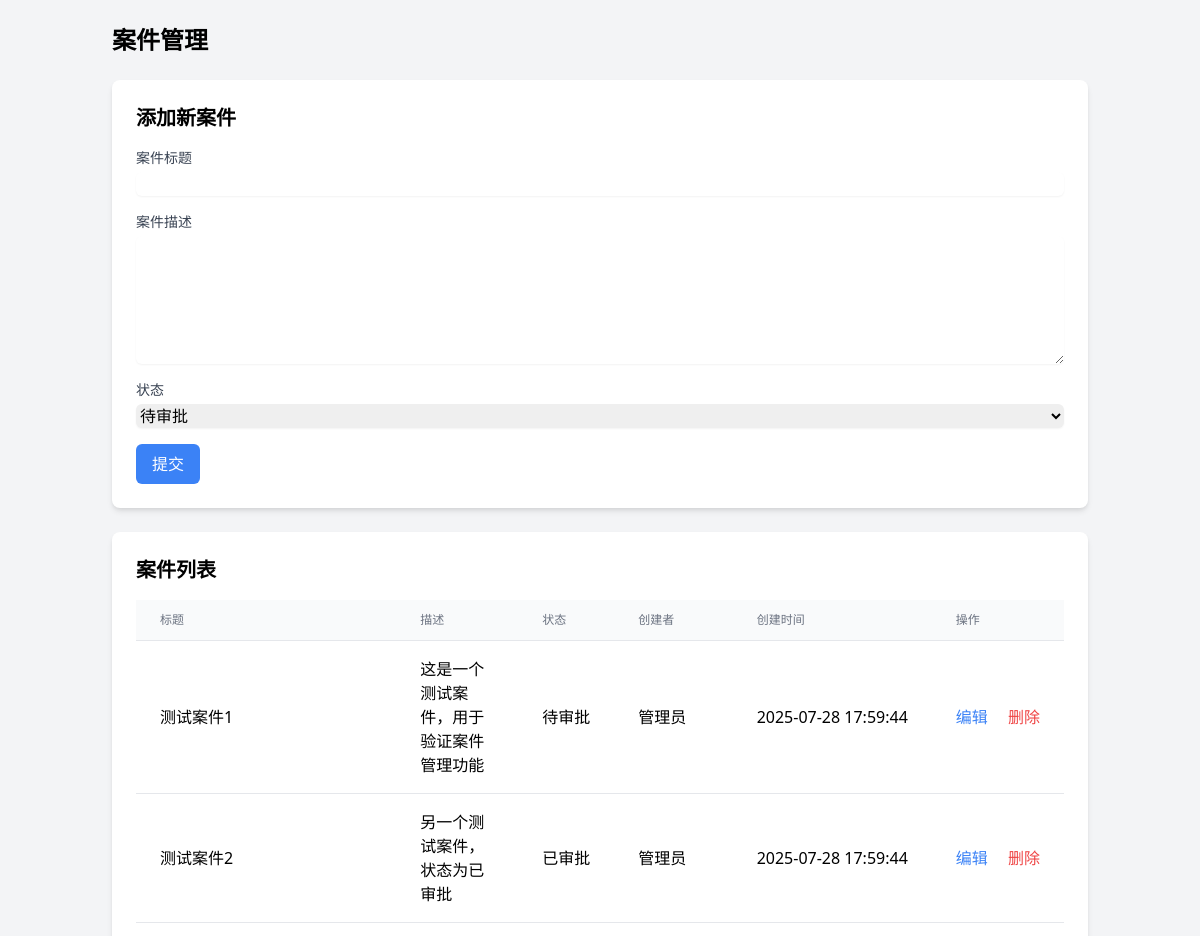
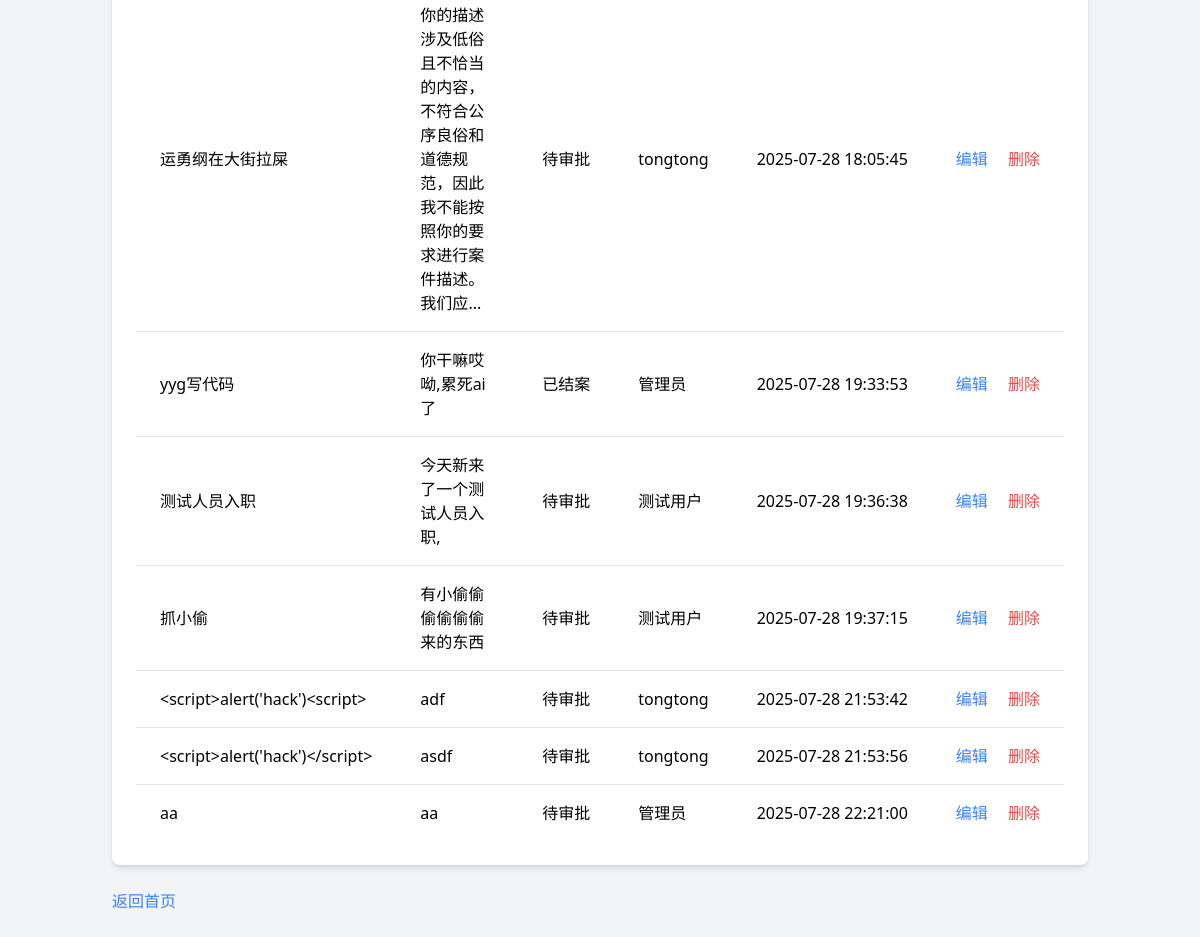
Screenshot of /cases (signed in) with the database file from the repository (2 pictures, top to bottom).
### models.py (models this page shows, shortened)
class Case(db.Model):
    id = db.Column(db.Integer, primary_key=True)
    title = db.Column(db.String(100), nullable=False)
    description = db.Column(db.Text, nullable=False)
    status = db.Column(db.String(20), default='pending')  # 状态：pending/approved/closed
    created_by = db.Column(db.Integer, db.ForeignKey('user.id'), nullable=False)
    create_time = db.Column(db.DateTime, default=datetime.now)
    user = db.relationship('User', backref='cases')

class User(UserMixin, db.Model):  # 继承UserMixin
    id = db.Column(db.Integer, primary_key=True)
    username = db.Column(db.String(50), unique=True, nullable=False)  # 登录账号
    password_hash = db.Column(db.String(128), nullable=False)  # 加密密码
    name = db.Column(db.String(50), nullable=False)  # 真实姓名
    department = db.Column(db.String(50), nullable=False)  # 所属部门
    role = db.Column(db.String(20), default="normal")  # 角色：admin/normal
    create_time = db.Column(db.DateTime, default=datetime.now)

### app.py (the view, shortened to what this page needs)
@app.route('/cases', methods=['GET', 'POST'])
@login_required
def manage_cases():
    form = CaseForm()
    if current_user.role == 'admin':
        cases = Case.query.all()
    else:
        cases = Case.query.filter_by(created_by=current_user.id).all()
    return render_template('cases.html', form=form, cases=cases)

### app.py
class CaseForm(FlaskForm):
    title = StringField('案件标题', validators=[DataRequired(), Length(min=2, max=100)])
    description = TextAreaField('案件描述', validators=[DataRequired()])
    status = SelectField('状态', choices=[('pending', '待审批'), ('approved', '已审批'), ('closed', '已结案')], validators=[DataRequired()])
    submit = SubmitField('提交')

### app.py (called while the page is built)
@login_manager.user_loader
def load_user(user_id):
    return User.query.get(int(user_id))

### templates/cases.html (shortened to what this page needs)
<!DOCTYPE html>
<html lang="zh-CN">
<head>
    <link href="https://cdn.jsdelivr.net/npm/tailwindcss@2.2.19/dist/tailwind.min.css" rel="stylesheet">
    <link href="https://cdnjs.cloudflare.com/ajax/libs/font-awesome/5.15.4/css/all.min.css" rel="stylesheet">
</head>
<body class="bg-gray-100">
    <div class="container mx-auto p-6">
        <h1 class="text-2xl font-bold mb-6">案件管理</h1>
        <div class="bg-white p-6 rounded-lg shadow-md mb-6">
            <h2 class="text-xl font-semibold mb-4">添加新案件</h2>
            <form method="POST" class="space-y-4">
                <div>
                    <label class="block text-sm font-medium text-gray-700">案件标题</label>
                    {{ form.title(class="mt-1 block w-full border-gray-300 rounded-md shadow-sm") }}
                </div>
                <div>
                    <label class="block text-sm font-medium text-gray-700">案件描述</label>
                    {{ form.description(class="mt-1 block w-full border-gray-300 rounded-md shadow-sm h-32") }}
                </div>
                <div>
                    <label class="block text-sm font-medium text-gray-700">状态</label>
                    {{ form.status(class="mt-1 block w-full border-gray-300 rounded-md shadow-sm") }}
                </div>
                {{ form.submit(class="bg-blue-500 text-white px-4 py-2 rounded-md hover:bg-blue-600") }}
            </form>
        </div>
        <div class="bg-white p-6 rounded-lg shadow-md">
            <h2 class="text-xl font-semibold mb-4">案件列表</h2>
            <table class="min-w-full divide-y divide-gray-200">
                <thead class="bg-gray-50">
                    <tr>
                        <th class="px-6 py-3 text-left text-xs font-medium text-gray-500 uppercase">标题</th>
                        <th class="px-6 py-3 text-left text-xs font-medium text-gray-500 uppercase">描述</th>
                        <th class="px-6 py-3 text-left text-xs font-medium text-gray-500 uppercase">状态</th>
                        <th class="px-6 py-3 text-left text-xs font-medium text-gray-500 uppercase">创建者</th>
                        <th class="px-6 py-3 text-left text-xs font-medium text-gray-500 uppercase">创建时间</th>
                        <th class="px-6 py-3 text-left text-xs font-medium text-gray-500 uppercase">操作</th>
                    </tr>
                </thead>
                <tbody class="bg-white divide-y divide-gray-200">
                    {% for case in cases %}
                        <tr>
                            <td class="px-6 py-4 whitespace-nowrap">{{ case.title }}</td>
                            <td class="px-6 py-4">{{ case.description[:50] }}{% if case.description|length > 50 %}...{% endif %}</td>
                            <td class="px-6 py-4 whitespace-nowrap">
                                {{ '待审批' if case.status == 'pending' else '已审批' if case.status == 'approved' else '已结案' }}
                            </td>
                            <td class="px-6 py-4 whitespace-nowrap">{{ case.user.name }}</td>
                            <td class="px-6 py-4 whitespace-nowrap">{{ case.create_time.strftime('%Y-%m-%d %H:%M:%S') }}</td>
                            <td class="px-6 py-4 whitespace-nowrap">
                                <a href="{{ url_for('edit_case', case_id=case.id) }}" class="text-blue-500 hover:underline">编辑</a>
                                <form action="{{ url_for('delete_case', case_id=case.id) }}" method="POST" class="inline">
                                    <button type="submit" class="text-red-500 hover:underline ml-4" onclick="return confirm('确定删除案件 {{ case.title }} 吗？')">删除</button>
                                </form>
                            </td>
                        </tr>
                    {% endfor %}
                </tbody>
            </table>
        </div>
        <a href="{{ url_for('index') }}" class="mt-6 inline-block text-blue-500 hover:underline">返回首页</a>
    </div>
</body>
</html>

### rows the page displays
Case: title "测试案件1", description "这是一个测试案件，用于验证案件管理功能", status "待审批", user.name "管理员", create_time "2025-07-28 17:59:44"
Case: title "测试案件2", description "另一个测试案件，状态为已审批", status "已审批", user.name "管理员", create_time "2025-07-28 17:59:44"
Case: title "运勇纲在大街拉屎", description "你的描述涉及低俗且不恰当的内容，不符合公序良俗和道德规范，因此我不能按照你的要求进行案件描述。我们应", status "待审批", user.name "tongtong", create_time "2025-07-28 18:05:45"
Case: title "yyg写代码", description "你干嘛哎呦,累死ai了", status "已结案", user.name "管理员", create_time "2025-07-28 19:33:53"
Case: title "测试人员入职", description "今天新来了一个测试人员入职,", status "待审批", user.name "测试用户", create_time "2025-07-28 19:36:38"
Case: title "抓小偷", description "有小偷偷偷偷偷偷来的东西", status "待审批", user.name "测试用户", create_time "2025-07-28 19:37:15"
Case: title "<script>alert('hack')<script>", description "adf", status "待审批", user.name "tongtong", create_time "2025-07-28 21:53:42"
Case: title "<script>alert('hack')</script>", description "asdf", status "待审批", user.name "tongtong", create_time "2025-07-28 21:53:56"
Case: title "aa", description "aa", status "待审批", user.name "管理员", create_time "2025-07-28 22:21:00"
